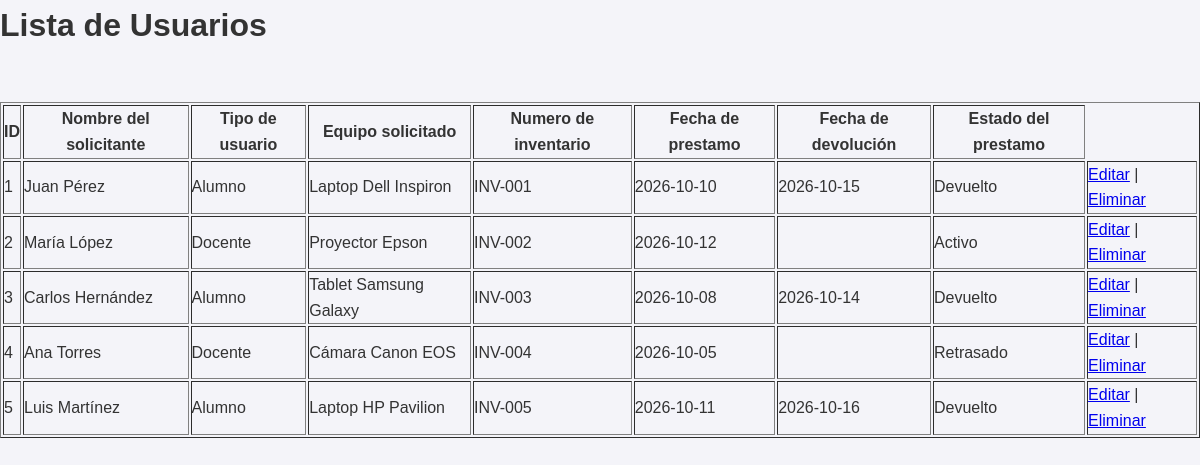
Screenshot of /prestamostabla.php with the database file from the repository.
### tables this page shows
CREATE TABLE usuarios (
    id_prestamo INT AUTO_INCREMENT PRIMARY KEY,
    nombre_solicitante VARCHAR(100) NOT NULL,
    tipo_usuario ENUM('Alumno', 'Docente') NOT NULL,
    equipo_solicitado VARCHAR(100) NOT NULL,
    numero_inventario VARCHAR(50) NOT NULL,
    fecha_prestamo DATE NOT NULL,
    fecha_devolucion DATE,
    estado_prestamo ENUM('Activo', 'Devuelto', 'Retrasado') NOT NULL
);

### prestamostabla.php (the view, shortened to what this page needs)
<!DOCTYPE html>
<html lang="es">
<head>
    <link rel="stylesheet" href="style/style.css">
</head>
<body>
    <h1>Lista de Usuarios</h1>
    <br> <br>
    <table class="custom-table" border="1">
        <tr>
            <th>ID</th>
            <th>Nombre del solicitante</th>
            <th>Tipo de usuario</th>
            <th>Equipo solicitado</th>
            <th>Numero de inventario</th>
            <th>Fecha de prestamo</th>
            <th>Fecha de devolución</th>
            <th>Estado del prestamo</th>
        </tr>
        <?php
        include 'conexion.php';
        $sql = "SELECT * FROM usuarios";
        $result = $conn->query($sql);
        if ($result->num_rows > 0) {
            while ($row = $result->fetch_assoc()) {
                echo "<tr>";
                echo "<td>" . $row["id_prestamo"] . "</td>";
                echo "<td>" . $row["nombre_solicitante"] . "</td>";
                echo "<td>" . $row["tipo_usuario"] . "</td>";
                echo "<td>" . $row["equipo_solicitado"] . "</td>";
                echo "<td>" . $row["numero_inventario"] . "</td>";
                echo "<td>" . $row["fecha_prestamo"] . "</td>";
                echo "<td>" . $row["fecha_devolucion"] . "</td>";
                echo "<td>" . $row["estado_prestamo"] . "</td>";
                ?>
<td><a href="editar.php?id=<?php echo  $row['id'] ?>">Editar</a> | <a  href="eliminar.php?id=<?php echo  $row['id'] ?>" onclick="return preguntar()"  >Eliminar</a></td>
               <?php
            }
        } else {
            echo "<tr><td colspan='4'>No se encontraron usuarios.</td></tr>";
        }
        ?>
    </table>
</body>
</html>

### style/style.css (style rules this page uses)
* { margin: 0; padding: 0; box-sizing: border-box; }
body { font-family: Arial, Helvetica, sans-serif; background-color: #f4f4f9; color: #333; line-height: 1.6; }

### rows the page displays
usuarios: id_prestamo "1", nombre_solicitante "Juan Pérez", tipo_usuario "Alumno", equipo_solicitado "Laptop Dell Inspiron", numero_inventario "INV-001", fecha_prestamo "2026-10-10", fecha_devolucion "2026-10-15", estado_prestamo "Devuelto"
usuarios: id_prestamo "2", nombre_solicitante "María López", tipo_usuario "Docente", equipo_solicitado "Proyector Epson", numero_inventario "INV-002", fecha_prestamo "2026-10-12", estado_prestamo "Activo"
usuarios: id_prestamo "3", nombre_solicitante "Carlos Hernández", tipo_usuario "Alumno", equipo_solicitado "Tablet Samsung Galaxy", numero_inventario "INV-003", fecha_prestamo "2026-10-08", fecha_devolucion "2026-10-14", estado_prestamo "Devuelto"
usuarios: id_prestamo "4", nombre_solicitante "Ana Torres", tipo_usuario "Docente", equipo_solicitado "Cámara Canon EOS", numero_inventario "INV-004", fecha_prestamo "2026-10-05", estado_prestamo "Retrasado"
usuarios: id_prestamo "5", nombre_solicitante "Luis Martínez", tipo_usuario "Alumno", equipo_solicitado "Laptop HP Pavilion", numero_inventario "INV-005", fecha_prestamo "2026-10-11", fecha_devolucion "2026-10-16", estado_prestamo "Devuelto"
